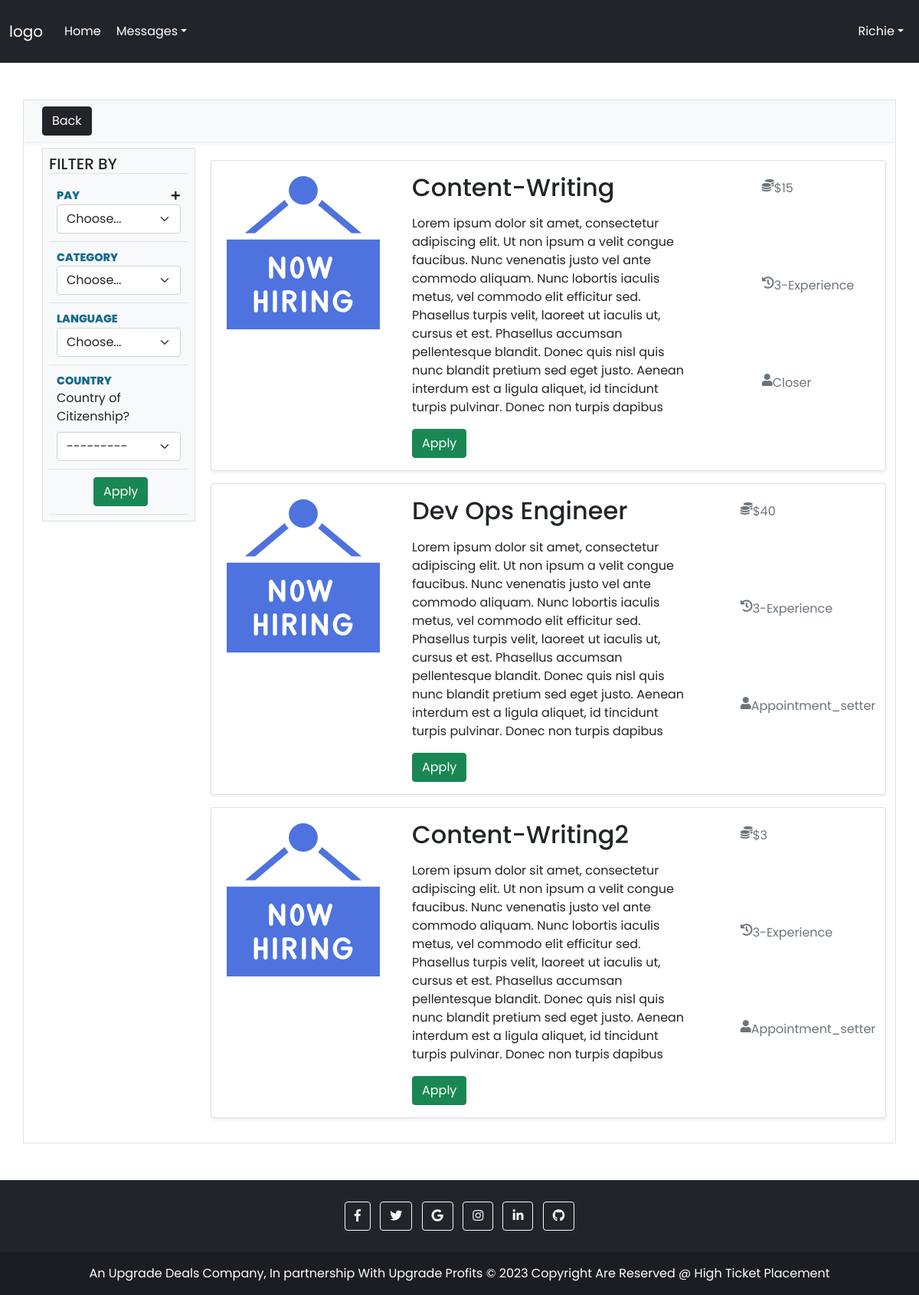
/jobs/ (signed in), run on the app's committed database.
### auths/models.py (models this page shows, shortened)
class User(AbstractBaseUser):
    objects = UserManager()
    email = models.EmailField(verbose_name='email address', max_length=255, unique=True,)
    first_name= models.CharField(default='', null=False, blank=False, max_length=30)
    last_name= models.CharField(default='', null=False, blank=False, max_length=30)
    tel = PhoneNumberField()
    added = models.DateTimeField(auto_now=True)
    category = models.CharField(default='', max_length=255, choices=(('client', 'client'), ('seeker', 'seeker')))
    active = models.BooleanField(default=True)
    TC = models.BooleanField(default=False)#Terms and Conditions
    staff = models.BooleanField(default=False)  # a admin user; non super-user
    admin = models.BooleanField(default=False)  # a superuser
    USERNAME_FIELD = 'email'
    REQUIRED_FIELDS = ['first_name', 'last_name']  # Email & Password are required by default.
    @property
    def is_active(self):
        return self.active

### index/models.py (models this page shows, shortened)
class AddVacancy(models.Model):
    user = models.ForeignKey(settings.AUTH_USER_MODEL, null=True, blank=True, on_delete=models.CASCADE)
    job_title = models.CharField(default='', max_length=250, blank=False)
    company_name = models.CharField(default='', max_length=250, blank=True)
    category = models.CharField(default='', max_length=125, choices=(('Closer', 'Closer'), ('Appointment_setter', 'Appointment_setter'), ('Closer & Appointment_setter', 'Closer & Appointment_setter')), blank=True, null=True)
    job_type = models.CharField(default='', max_length=25, choices=(('Full-time', 'Full-time'), ('Part-time', 'Part-time')), blank=True, null=True)
    pay_type = models.CharField(default='', blank=True, max_length=10, choices=(('Hourly', 'Hourly'), ('Commission', 'Commission')))
    expected_commission=models.IntegerField(default=0, blank=True)
    expected_hourly_pay=models.IntegerField(default=0, blank=True)
    job_description = RichTextField(blank=False)
    status = models.CharField(default='open', max_length=25, choices=(('open', 'open'), ('closed', 'closed')), blank=True)

### auths/decorators.py (the view)
        def wrapper_func(request, *args, **kwargs):
            if request.user.category:
                group = request.user.category
            if request.user.category is not '':
                for roles in allowed_roles:
                    if group == roles:
                        return view_func(request, *args, **kwargs)
                    else:
                        return redirect('jobs')
            else:
                return view_func(request, *args, **kwargs)

### index/views.py (called while the page is built)
@allowed_user(allowed_roles=['seeker'])
def viewJobs(request):
    qs = AddVacancy.objects.all()[:5]
    form = CountryForm
    obj = Language.objects.all()
    context = {
        'qs':qs,
        'form': form,
        'obj': obj
    }
    return render(request, 'filter_job.html', context)

### templates/filter_job.html (shortened to what this page needs)
{%extends 'base.html' %}
{%load static%}
{%block links%}
<link rel="stylesheet" href="https://cdn.jsdelivr.net/npm/bootstrap@5.0.0-alpha1/dist/css/bootstrap.min.css">
<link rel="stylesheet" href="https://use.fontawesome.com/releases/v5.7.2/css/all.css">
<link rel="stylesheet" href="{%static 'css/filter.css' %}">
{%endblock links%}
{%block contents%}
<div class="container my-sm-5 border p-0 bg-sec-light">
  <div id="content">
    <div class="bg-light p-2 px-md-4 px-3 shadow-sm mb-2">
      <button class="btn btn-dark hBack" type="button">Back</button>
    </div>
  </div>
  <div class="d-sm-flex">
    <div class="me-sm-2">
      <div id="filter" class="p-2 bg-light ms-md-4 ms-sm-2 border">
        <div class="border-bottom h5 text-uppercase">Filter By</div>
        <div class="box border-bottom">
          <div class="box-label text-uppercase d-flex align-items-center">
            Pay
            <button class="btn ms-auto" type="button" data-bs-toggle="collapse" data-bs-target="#inner-box"
              aria-expanded="false" aria-controls="inner-box">
              <span class="fas fa-plus"></span>
            </button>
          </div>
          <div class="">
            <select class="form-select" id="pay" required="">
              <option selected="" disabled="" value="">Choose...</option>
            </select>
          </div>
        </div>
        <div class="box border-bottom">
          <div class="box-label text-uppercase d-flex align-items-center">
            Category
          </div>
          <div class="">
            <select class="form-select" id="category" required="">
              <option selected="" disabled="" value="">Choose...</option>
            </select>
          </div>
        </div>
        <div class="box border-bottom">
          <div class="box-label text-uppercase d-flex align-items-center">
            Language
          </div>
          <div class="">
            <select class="form-select" id="id_language" required="">
              <option selected="" disabled="" value="">Choose...</option>
            </select>
          </div>
        </div>
        <div class="box border-bottom">
          <div class="box-label text-uppercase d-flex align-items-center">
            Country
          </div>
          <div class="">
            <label for="validationCustom05" class="form-label">Country of Citizenship?</label>
            {{form.country}}
          </div>
        </div>
        <div class="box border-bottom">
          <div class="m-auto px-5">
              <button class="btn btn-success" type="button" id="filter-btn" >Apply</button>
          </div>
        </div>
      </div>
    </div>
    <div class="container mt-3 mb-3">
      {%for qs in qs%}
      <div class="card mb-3 rounded shadow-sm">
        <div class="row">
          <div class="col-md-3">
          </div>
          <div class="col-md-6 px-5">
            <h2 class="card-title mt-3">{{qs.job_title}}</h2>
            <p>{{qs.job_description|safe}}</p>
              <button class="btn btn-success mb-3" id="apply-{{qs.pk}}" data-job="{{qs.job_title}}" type="button" onclick="applyNow(`apply-{{qs.pk}}`)">Apply</button>
          </div>
          <div class="col-md-3 justify-content-center pt-4 " style="display: grid;  ">
            <div class="row">
              <p class="text-muted fs-6 text-wrap d-flex" style="font-size: initial;"><i
                  class="fa fa-coins fa-1x"></i>${{qs.expected_hourly_pay}} </p>
            </div>
            <div class="row">
              <p class="text-muted fs-6 text-wrap d-flex" style="font-size: initial;"><i
                  class="fa fa-history fa-1x"></i>3-Experience </p>
            </div>
            <div class="row">
              <p class="text-muted fs-6 text-wrap d-flex" style="font-size: initial;"><i
                  class="fa fa-user fa-1x"></i>{{qs.category}}</p>
            </div>
          </div>
        </div>
      </div>
      {%endfor%}
    </div>
  </div>
</div>
{%endblock contents%}

### templates/base.html (shortened to what this page needs)
<!DOCTYPE html>
<html lang="en">
<head>
    <link href="https://cdn.jsdelivr.net/npm/bootstrap@5.0.2/dist/css/bootstrap.min.css" rel="stylesheet">
    <link rel='stylesheet' href='https://cdn.jsdelivr.net/npm/bootstrap@5.0.0-beta1/dist/css/bootstrap.min.css'>
    <link rel='stylesheet' href='https://cdnjs.cloudflare.com/ajax/libs/font-awesome/5.15.2/css/all.min.css'>
    <link href="https://cdnjs.cloudflare.com/ajax/libs/select2/4.0.4/css/select2.min.css" rel="stylesheet" />
  <link rel="stylesheet" href="//code.jquery.com/ui/1.12.1/themes/base/jquery-ui.css">
    {%block links%}{%endblock links%}
</head>
<body>
    <div class="">
        <nav class="navbar navbar-expand-sm navbar-dark text-white bg-dark">
            <div class="container-fluid">
                <a href="#" class="navbar-brand">logo</a>
                <div id="navbarCollapse" class="collapse navbar-collapse text-white">
                    <ul class="nav navbar-nav text-white">
                        <li class="nav-item text-white">
                            <a href="#" class="nav-link text-white">Home</a>
                        </li>
                        <li class="nav-item dropdown text-white">
                            <a href="#" class="nav-link dropdown-toggle text-white"
                                data-bs-toggle="dropdown">Messages</a>
                        </li>
                    </ul>
                    <ul class="nav navbar-nav ms-auto justify-content-end">
                        <li class="nav-item dropdown">
                            <a href="#" class="nav-link dropdown-toggle text-white" data-bs-toggle="dropdown">{{request.user.first_name|capfirst}}</a>
                        </li>
                    </ul>
                </div>
            </div>
        </nav>
    </div>
    {%block contents%}
    {%endblock contents%}
    <footer class="bg-dark text-center text-white">
        <div class="p-4 pb-0">
            <section class="mb-4">
                <a class="btn btn-outline-light btn-floating m-1" href="#!" role="button"><i
                        class="fab fa-facebook-f"></i></a>
                <a class="btn btn-outline-light btn-floating m-1" href="#!" role="button"><i
                        class="fab fa-twitter"></i></a>
                <a class="btn btn-outline-light btn-floating m-1" href="#!" role="button"><i
                        class="fab fa-google"></i></a>
                <a class="btn btn-outline-light btn-floating m-1" href="#!" role="button"><i
                        class="fab fa-instagram"></i></a>
                <a class="btn btn-outline-light btn-floating m-1" href="#!" role="button"><i
                        class="fab fa-linkedin-in"></i></a>
                <a class="btn btn-outline-light btn-floating m-1" href="#!" role="button"><i
                        class="fab fa-github"></i></a>
            </section>
        </div>
        <div class="text-center p-3" style="background-color: rgba(0, 0, 0, 0.2);">
            An Upgrade Deals Company, In partnership With Upgrade Profits © 2023 Copyright Are Reserved @ High
            Ticket Placement
        </div>
    </footer>
</body>
</html>

### static/css/filter.css (style rules this page uses)
body { background-color:#fff !important; }
* { padding: 0; margin: 0; box-sizing: border-box; font-family: 'Poppins', sans-serif }
.container { position: relative; min-height: 800px; overflow-y: auto }
.container.bg-sec-light { background-color: #fff !important; }
#content { float: right; width: 82% }
a { text-decoration: none; color: #222 }
nav ul { height: 100%; width: 100%; list-style: none; padding: 0; margin-bottom: 0 }
nav ul li { line-height: 50px }
nav ul li a { color: #e5e5e5; text-decoration: none; display: block; width: 100%; padding-left: 20px; border-left: 4px solid transparent }
.box { padding: 10px }
.box-label { color: #11698e; font-size: 0.9rem; font-weight: 800 }
.box-label .btn { padding: 0; font-size: 0.8rem }
label { cursor: pointer }
#filter { width: 200px }
@media (max-width: 1399.5px) { #content { float: none; width: 100% } }

### data on the page
User: user.first_name "Richie"
AddVacancy: job_title "Content-Writing", job_description "Lorem ipsum dolor sit amet, consectetur adipiscing elit. Ut non ipsum a velit congue faucibus. Nunc venenatis justo vel ante commodo aliquam. Nunc lobortis iaculis metus, vel commodo elit efficitur sed. Phasellus turpis velit, laoreet ut iaculis ut, cursus et est. Phasellus accumsan pellentesque blandit. Donec quis nisl quis nunc blandit pretium sed eget justo. Aenean interdum est a ligula aliquet, id tincidunt turpis pulvinar. Donec non turpis dapibus", expected_hourly_pay "15", category "Closer"
AddVacancy: job_title "Dev Ops Engineer", job_description "Lorem ipsum dolor sit amet, consectetur adipiscing elit. Ut non ipsum a velit congue faucibus. Nunc venenatis justo vel ante commodo aliquam. Nunc lobortis iaculis metus, vel commodo elit efficitur sed. Phasellus turpis velit, laoreet ut iaculis ut, cursus et est. Phasellus accumsan pellentesque blandit. Donec quis nisl quis nunc blandit pretium sed eget justo. Aenean interdum est a ligula aliquet, id tincidunt turpis pulvinar. Donec non turpis dapibus", expected_hourly_pay "40", category "Appointment_setter"
AddVacancy: job_title "Content-Writing2", job_description "Lorem ipsum dolor sit amet, consectetur adipiscing elit. Ut non ipsum a velit congue faucibus. Nunc venenatis justo vel ante commodo aliquam. Nunc lobortis iaculis metus, vel commodo elit efficitur sed. Phasellus turpis velit, laoreet ut iaculis ut, cursus et est. Phasellus accumsan pellentesque blandit. Donec quis nisl quis nunc blandit pretium sed eget justo. Aenean interdum est a ligula aliquet, id tincidunt turpis pulvinar. Donec non turpis dapibus", expected_hourly_pay "3", category "Appointment_setter"
